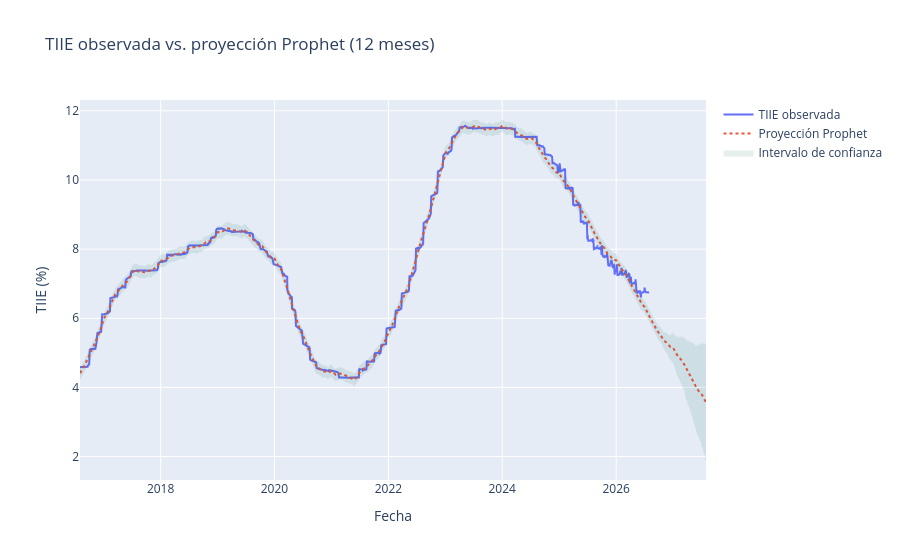

Write notebook code for a chart like this one.
### Code cell
modelo_final, forecast_final = entrenar_prophet(df_tiie, periods_dias=365)

fig = go.Figure()
fig.add_trace(go.Scatter(x=df_tiie['ds'], y=df_tiie['y'], name='TIIE observada', mode='lines'))
fig.add_trace(go.Scatter(x=forecast_final['ds'], y=forecast_final['yhat'],
                          name='Proyección Prophet', mode='lines', line=dict(dash='dot')))
fig.add_trace(go.Scatter(
    x=list(forecast_final['ds']) + list(forecast_final['ds'][::-1]),
    y=list(forecast_final['yhat_upper']) + list(forecast_final['yhat_lower'][::-1]),
    fill='toself', fillcolor='rgba(0,100,80,0.1)', line=dict(width=0),
    name='Intervalo de confianza', showlegend=True,
))
fig.update_layout(title='TIIE observada vs. proyección Prophet (12 meses)',
                   xaxis_title='Fecha', yaxis_title='TIIE (%)', hovermode='x unified')
fig.show()

### Figure 1 — Plotly figure (JSON) as saved in the notebook; plotly's stock layout.template omitted (floating-point values rounded to 4 significant figures; data arrays with more than 128 entries replaced by an {"elided": "..."} marker saying what was removed)
{"data": [{"mode": "lines", "name": "TIIE observada", "type": "scatter", "x": {"elided": "2514 str values"}, "y": {"elided": "2514 float values"}}, {"line": {"dash": "dot"}, "mode": "lines", "name": "Proyección Prophet", "type": "scatter", "x": {"elided": "2879 str values"}, "y": {"elided": "2879 float values"}}, {"fill": "toself", "fillcolor": "rgba(0,100,80,0.1)", "line": {"width": 0}, "name": "Intervalo de confianza", "showlegend": true, "type": "scatter", "x": {"elided": "5758 str values"}, "y": {"elided": "5758 float values"}}], "layout": {"hovermode": "x unified", "title": {"text": "TIIE observada vs. proyección Prophet (12 meses)"}, "xaxis": {"title": {"text": "Fecha"}}, "yaxis": {"title": {"text": "TIIE (%)"}}}}
